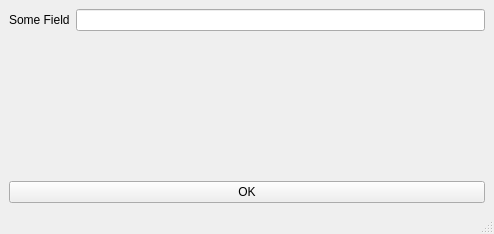
<?xml version="1.0" encoding="UTF-8"?>
<ui version="4.0">
 <class>MainWindow</class>
 <widget class="QMainWindow" name="MainWindow">
  <property name="geometry">
   <rect>
    <x>0</x>
    <y>0</y>
    <width>494</width>
    <height>234</height>
   </rect>
  </property>
  <property name="windowTitle">
   <string>Sample GUI Window</string>
  </property>
  <widget class="QWidget" name="centralwidget">
   <layout class="QVBoxLayout" name="verticalLayout">
    <item>
     <layout class="QHBoxLayout" name="horizontalLayout">
      <item>
       <widget class="QLabel" name="label">
        <property name="text">
         <string>Some Field</string>
        </property>
       </widget>
      </item>
      <item>
       <widget class="QLineEdit" name="lineEdit"/>
      </item>
     </layout>
    </item>
    <item>
     <spacer name="verticalSpacer">
      <property name="orientation">
       <enum>Qt::Vertical</enum>
      </property>
      <property name="sizeHint" stdset="0">
       <size>
        <width>20</width>
        <height>40</height>
       </size>
      </property>
     </spacer>
    </item>
    <item>
     <widget class="QPushButton" name="pushButton">
      <property name="text">
       <string>OK</string>
      </property>
     </widget>
    </item>
   </layout>
  </widget>
  <widget class="QMenuBar" name="menubar">
   <property name="geometry">
    <rect>
     <x>0</x>
     <y>0</y>
     <width>494</width>
     <height>24</height>
    </rect>
   </property>
  </widget>
  <widget class="QStatusBar" name="statusbar"/>
 </widget>
 <resources/>
 <connections/>
</ui>
